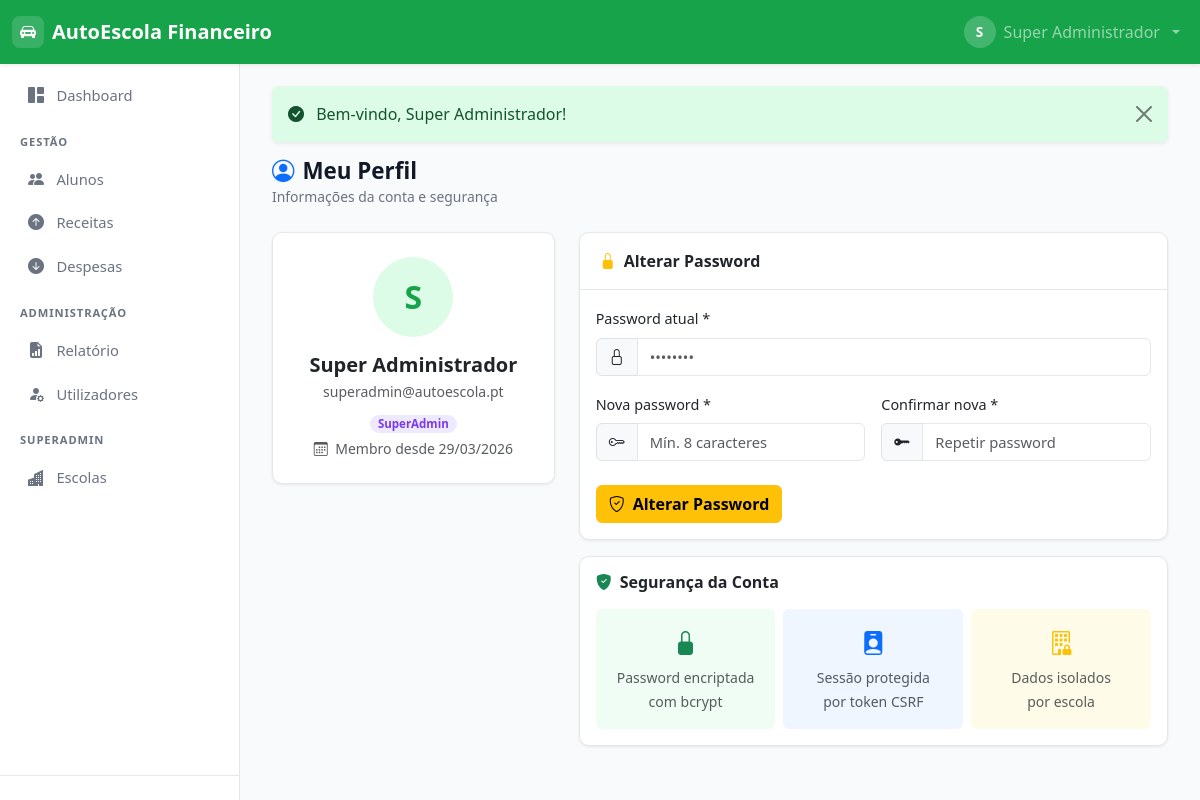
Page /index.php?page=perfil (signed in) on the committed database.
### tables this page shows
CREATE TABLE IF NOT EXISTS utilizadores (
    id          INT AUTO_INCREMENT PRIMARY KEY,
    nome        VARCHAR(150) NOT NULL,
    email       VARCHAR(150) NOT NULL UNIQUE,
    password    VARCHAR(255) NOT NULL,
    role        ENUM('superadmin','admin_escola','funcionario') NOT NULL DEFAULT 'funcionario',
    escola_id   INT NULL,
    ativo       TINYINT(1)   NOT NULL DEFAULT 1,
    permissoes  JSON         NULL COMMENT 'Permissões personalizadas para funcionários',
    created_at  TIMESTAMP    DEFAULT CURRENT_TIMESTAMP,
    FOREIGN KEY (escola_id) REFERENCES escolas(id) ON DELETE SET NULL
);

### controllers/PerfilController.php (called while the page is built, shortened)
<?php
require_once __DIR__ . '/../models/User.php';
class PerfilController {
    public function show(): void {
        $userModel = new User();
        $user = $userModel->findById((int)currentUser()['id']);
        require __DIR__ . '/../views/perfil/show.php';
    }
}

### config/app.php (called while the page is built, shortened)
<?php
function currentUser(): array {
    return $_SESSION['user'] ?? [];
}
function hasRole(string ...$roles): bool {
    $user = currentUser();
    return in_array($user['role'] ?? '', $roles, true);
}
function e(mixed $val): string {
    return htmlspecialchars((string)($val ?? ''), ENT_QUOTES | ENT_SUBSTITUTE, 'UTF-8');
}

### models/User.php (called while the page is built, shortened)
<?php
require_once __DIR__ . '/../config/database.php';
class User {
    private PDO $db;
    public function __construct() {
        $this->db = getDB();
    }
    public function findById(int $id): ?array {
        $stmt = $this->db->prepare(
            "SELECT u.*, e.nome as escola_nome
             FROM utilizadores u
             LEFT JOIN escolas e ON e.id = u.escola_id
             WHERE u.id = ? LIMIT 1"
        );
        $stmt->execute([$id]);
        $user = $stmt->fetch();
        if ($user) {
            $user['permissoes'] = $user['permissoes']
                ? (json_decode($user['permissoes'], true) ?? [])
                : [];
        }
        return $user ?: null;
    }
}

### config/database.php (called while the page is built, shortened)
<?php
function getDB(): PDO {
    static $pdo = null;
    if ($pdo === null) {
        $dsn = "mysql:host=" . DB_HOST . ";port=" . DB_PORT . ";dbname=" . DB_NAME . ";charset=" . DB_CHARSET;
        $options = [
            PDO::ATTR_ERRMODE            => PDO::ERRMODE_EXCEPTION,
            PDO::ATTR_DEFAULT_FETCH_MODE => PDO::FETCH_ASSOC,
            PDO::ATTR_EMULATE_PREPARES   => false,
        ];
        try {
            $pdo = new PDO($dsn, DB_USER, DB_PASS, $options);
        } catch (PDOException $e) {
            die(json_encode(['error' => 'Erro de ligação à base de dados: ' . $e->getMessage()]));
        }
    }
    return $pdo;
}

### views/perfil/show.php (the view, shortened to what this page needs)
<?php
$activePage = 'perfil';
require __DIR__ . '/../layouts/header.php';
?>
<?php require __DIR__ . '/../layouts/flash.php'; ?>
<div class="page-header">
    <div>
        <h1 class="page-title"><i class="bi bi-person-circle me-2 text-primary"></i>Meu Perfil</h1>
        <p class="page-subtitle">Informações da conta e segurança</p>
    </div>
</div>
<div class="row g-4">
    <div class="col-lg-4">
        <div class="card text-center">
            <div class="card-body py-4">
                <div style="width:80px;height:80px;border-radius:50%;background:var(--primary-light);color:var(--primary);display:flex;align-items:center;justify-content:center;font-size:2rem;font-weight:700;margin:0 auto 1rem">
                    <?= strtoupper(substr($user['nome'], 0, 1)) ?>
                </div>
                <h5 class="fw-bold mb-1"><?= e($user['nome']) ?></h5>
                <p class="text-muted small mb-2"><?= e($user['email']) ?></p>
                <?php
                $roleBadge = [
                    'superadmin'   => ['SuperAdmin','#7c3aed','#ede9fe'],
                    'admin_escola' => ['Admin Escola','#0284c7','#dbeafe'],
                    'funcionario'  => ['Funcionário','#16a34a','#dcfce7'],
                ];
                $rb = $roleBadge[$user['role']] ?? [$user['role'],'#6b7280','#f3f4f6'];
                ?>
                <span class="badge badge-tipo" style="background:<?= $rb[2] ?>;color:<?= $rb[1] ?>">
                    <?= $rb[0] ?>
                </span>
                <p class="text-muted small mt-1 mb-0">
                    <i class="bi bi-calendar3 me-1"></i>
                    Membro desde <?= date('d/m/Y', strtotime($user['created_at'])) ?>
                </p>
            </div>
        </div>
    </div>
    <div class="col-lg-8">
        <div class="card">
            <div class="card-header">
                <span><i class="bi bi-lock-fill me-2 text-warning"></i>Alterar Password</span>
            </div>
            <div class="card-body">
                <form method="POST" action="<?= APP_URL ?>/index.php?page=perfil&action=updatePassword" novalidate>
                    <div class="mb-3">
                        <label class="form-label">Password atual *</label>
                        <div class="input-group">
                            <span class="input-group-text"><i class="bi bi-lock"></i></span>
                            <input type="password" class="form-control" name="password_atual"
                                   placeholder="••••••••" required>
                        </div>
                    </div>
                    <div class="row g-3 mb-4">
                        <div class="col-sm-6">
                            <label class="form-label">Nova password *</label>
                            <div class="input-group">
                                <span class="input-group-text"><i class="bi bi-key"></i></span>
                                <input type="password" class="form-control" name="password_nova"
                                       placeholder="Mín. 8 caracteres" required>
                            </div>
                        </div>
                        <div class="col-sm-6">
                            <label class="form-label">Confirmar nova *</label>
                            <div class="input-group">
                                <span class="input-group-text"><i class="bi bi-key-fill"></i></span>
                                <input type="password" class="form-control" name="password_confirm"
                                       placeholder="Repetir password" required>
                            </div>
                        </div>
                    </div>
                    <button type="submit" class="btn btn-warning fw-semibold">
                        <i class="bi bi-shield-check me-2"></i>Alterar Password
                    </button>
                </form>
            </div>
        </div>
        <div class="card mt-3">
            <div class="card-body">
                <h6 class="fw-semibold mb-3"><i class="bi bi-shield-fill-check me-2 text-success"></i>Segurança da Conta</h6>
                <div class="row g-2 text-center">
                    <div class="col-4">
                        <div class="p-3 rounded" style="background:#f0fdf4">
                            <i class="bi bi-lock-fill text-success fs-4 d-block mb-1"></i>
                            <small class="text-muted">Password encriptada<br>com bcrypt</small>
                        </div>
                    </div>
                    <div class="col-4">
                        <div class="p-3 rounded" style="background:#eff6ff">
                            <i class="bi bi-person-badge-fill text-primary fs-4 d-block mb-1"></i>
                            <small class="text-muted">Sessão protegida<br>por token CSRF</small>
                        </div>
                    </div>
                    <div class="col-4">
                        <div class="p-3 rounded" style="background:#fefce8">
                            <i class="bi bi-building-lock text-warning fs-4 d-block mb-1"></i>
                            <small class="text-muted">Dados isolados<br>por escola</small>
                        </div>
                    </div>
                </div>
            </div>
        </div>
    </div>
</div>
<?php require __DIR__ . '/../layouts/footer.php'; ?>

### views/layouts/header.php (shortened to what this page needs)
<!DOCTYPE html>
<html lang="pt">
<head>
    <link href="https://cdn.jsdelivr.net/npm/bootstrap@5.3.3/dist/css/bootstrap.min.css" rel="stylesheet">
    <link href="https://cdn.jsdelivr.net/npm/bootstrap-icons@1.11.3/font/bootstrap-icons.min.css" rel="stylesheet">
    <link href="<?= APP_URL ?>/public/css/app.css" rel="stylesheet">
</head>
<body>
<nav class="navbar navbar-expand-lg navbar-dark bg-primary-custom fixed-top shadow-sm">
    <div class="container-fluid">
        <a class="navbar-brand d-flex align-items-center gap-2" href="<?= APP_URL ?>/index.php?page=dashboard">
            <span class="brand-icon"><i class="bi bi-car-front-fill"></i></span>
            <span class="fw-bold"><?= APP_NAME ?></span>
        </a>
        <div class="collapse navbar-collapse" id="navbarNav">
            <ul class="navbar-nav ms-auto align-items-center gap-1">
                <li class="nav-item">
                    <span class="nav-text small text-white-50">
                    </span>
                </li>
                <li class="nav-item dropdown">
                    <a class="nav-link dropdown-toggle d-flex align-items-center gap-2" href="#" data-bs-toggle="dropdown">
                        <div class="avatar-circle">
                            <?= strtoupper(substr(currentUser()['nome'] ?? 'U', 0, 1)) ?>
                        </div>
                        <span class="d-none d-lg-inline"><?= e(currentUser()['nome'] ?? '') ?></span>
                    </a>
                </li>
            </ul>
        </div>
    </div>
</nav>
<div class="wrapper">
<aside class="sidebar">
    <nav class="sidebar-nav">
        <ul class="nav flex-column">
            <li class="nav-item">
                <a class="nav-link <?= ($activePage ?? '') === 'dashboard' ? 'active' : '' ?>"
                   href="<?= APP_URL ?>/index.php?page=dashboard">
                    <i class="bi bi-grid-1x2-fill"></i><span>Dashboard</span>
                </a>
            </li>
            <?php
            $gestaoLinks = [];
            if (temPermissao('alunos_ver')) {
                $gestaoLinks[] = ['alunos', 'bi-people-fill', 'Alunos'];
            }
            if (temPermissao('receitas_ver')) {
                $gestaoLinks[] = ['receitas', 'bi-arrow-up-circle-fill', 'Receitas'];
            }
            if (temPermissao('despesas_ver')) {
                $gestaoLinks[] = ['despesas', 'bi-arrow-down-circle-fill', 'Despesas'];
            }
            ?>
            <?php if (!empty($gestaoLinks)): ?>
            <li class="nav-section-title">GESTÃO</li>
            <?php foreach ($gestaoLinks as [$pg, $icon, $label]): ?>
            <li class="nav-item">
                <a class="nav-link <?= ($activePage ?? '') === $pg ? 'active' : '' ?>"
                   href="<?= APP_URL ?>/index.php?page=<?= $pg ?>">
                    <i class="bi <?= $icon ?>"></i><span><?= $label ?></span>
                </a>
            </li>
            <?php endforeach; ?>
            <?php endif; ?>
            <?php
            $adminLinks = [];
            if (temPermissao('relatorio_ver')) {
                $adminLinks[] = ['relatorio', 'bi-file-earmark-bar-graph-fill', 'Relatório'];
            }
            if (hasRole('admin_escola', 'superadmin')) {
                $adminLinks[] = ['utilizadores', 'bi-person-fill-gear', 'Utilizadores'];
            }
            ?>
            <?php if (!empty($adminLinks)): ?>
            <li class="nav-section-title">ADMINISTRAÇÃO</li>
            <?php foreach ($adminLinks as [$pg, $icon, $label]): ?>
            <li class="nav-item">
                <a class="nav-link <?= ($activePage ?? '') === $pg ? 'active' : '' ?>"
                   href="<?= APP_URL ?>/index.php?page=<?= $pg ?>">
                    <i class="bi <?= $icon ?>"></i><span><?= $label ?></span>
                </a>
            </li>
            <?php endforeach; ?>
            <?php endif; ?>
            <?php if (hasRole('superadmin')): ?>
            <li class="nav-section-title">SUPERADMIN</li>
            <li class="nav-item">
                <a class="nav-link <?= ($activePage ?? '') === 'escolas' ? 'active' : '' ?>"
                   href="<?= APP_URL ?>/index.php?page=escolas">
                    <i class="bi bi-buildings-fill"></i><span>Escolas</span>
                </a>
            </li>
            <?php endif; ?>
        </ul>
    </nav>
    <div class="sidebar-footer">
    </div>
</aside>
<main class="main-content">
    <div class="content-area">

### rows in the picture
utilizadores: nome "S", nome "Super Administrador", email "superadmin@autoescola.pt", role "SuperAdmin", created_at "29/03/2026"

### other values in the picture
APP_NAME "AutoEscola Financeiro"
$label "Alunos"
$label "Receitas"
$label "Despesas"
$label "Relatório"
$label "Utilizadores"
$flash['msg'] "Bem-vindo, Super Administrador!"
